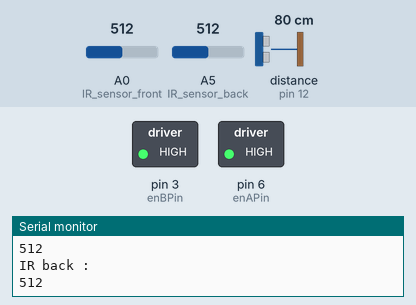
The sketch below on a simulated Arduino Uno, built with avr-gcc and run on an emulated ATmega328P. On the bench: switched loads named in the sketch (green lamp = pin HIGH), the last lines printed to the serial monitor. Dashed ring = blinking. The test bench sets the inputs (shaded band); at power-on: distance to the obstacle (sensor on pin 12) 80 cm, A0 (IR_sensor_front) = 512, A5 (IR_sensor_back) = 512. The echo pulse lasts 58.3 µs per cm.

Above: at 6.2 s.
6.3 s: distance to the obstacle (sensor on pin 12) set to 22 cm
9.8 s: distance to the obstacle (sensor on pin 12) set to 17 cm
At 11.0 s:
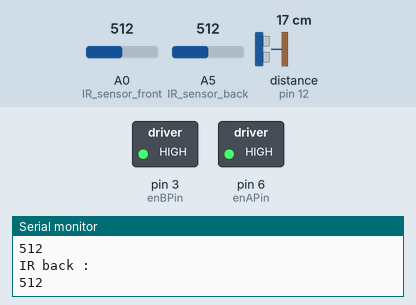
11.4 s: distance to the obstacle (sensor on pin 12) set to 35 cm
At 11.8 s:
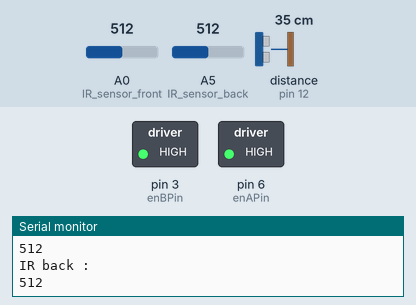
14.9 s: A0 (IR_sensor_front) set to 106
19.1 s: A0 (IR_sensor_front) set to 88
22.6 s: A5 (IR_sensor_back) set to 636
26.1 s: A5 (IR_sensor_back) set to 666
Timing chart, 0 to 30.6 s (numbered marks = the images above; inputs shaded):
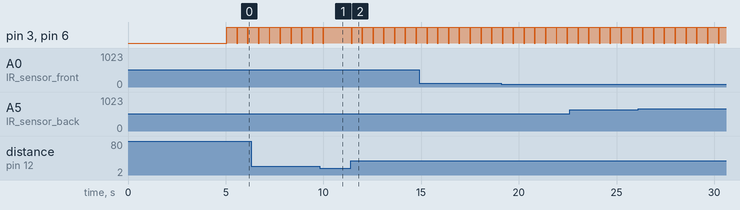

Measured:
- the behaviour switches between 20 and 19 cm on distance to the obstacle (sensor on pin 12) (found by bisection; images 0 and 1)
- after the input at 9.8 s, pin 3 (enBPin), pin 6 (enAPin): goes on until 10.0 s, then stays HIGH
- after the input at 11.4 s, pin 3 (enBPin), pin 6 (enAPin): alternates HIGH for 0.50 s and LOW for 0.05 s, starting at once
- by itself, pin 3 (enBPin), pin 6 (enAPin): alternates HIGH for 0.50 s and LOW for 0.05 s

The sketch:

CODE_SIMPLE_V1.0.ino
```cpp
#include <Ultrasonic.h> //Librería que facilita el uso de sensores ultrasonicos, con ella no es necesario definir los trig and
//echo pin, sino que se usa la notacion Ultrasonic ultrasonic()

//LINK LIBRERIA: https://github.com/ErickSimoes/Ultrasonic/tree/master


Ultrasonic ultrasonic(13,12);

//Pines asociados a motores
const int IN1=7;
const int IN2=5;
const int IN3=4;
const int IN4=2;
const int enAPin = 6; // Pin para control PWM del motor DC IZQUIERDO
const int enBPin = 3; // Pin para control PWM del motor DC DERECHO

//Pines analógicos asociados a Sensores IR
#define IR_sensor_front A0 // Sensor IR delantero
#define IR_sensor_back A5 // Sensor IR trasero
int distance ;

void setup()
{
Serial.begin(9600);
delay (5000); // Esperamos 5 segundos antes de partir
}
void loop()
{

 int IR_front = analogRead(IR_sensor_front); //Leemos sensor delantero
 int IR_back = analogRead(IR_sensor_back);   //Leemos sensor trasero
 distance = ultrasonic.read();  //Leemos distancia ultrasonico
 ROTATE(200); // Rotacion si (distance < 20){
    Stop();
    while (distance < 20 ) {
    FORWARD(255);
    distance = ultrasonic.read();
    IR_front = analogRead(IR_sensor_front);
    IR_back = analogRead(IR_sensor_back);
    if ( IR_front > 650 || IR_back > 650 ) { break;}
    delay(10); }


 if (IR_front < 650 )  // < 650 means white line // aun en testeo estos valores
   {
   Stop();
   delay (50);
   BACKWARD(255);
   delay (500);
   }

 if (IR_back < 650 )  //
   {
   Stop();
   delay (50);
   FORWARD(255);
   delay (500);
   }

//Debugging
  Serial.print("Distance in CM: ");
  Serial.println(distance);
  Serial.println("IR front :");
  Serial.println(IR_front);
  Serial.println("IR back :");
  Serial.println(IR_back);


} //FUNCIONES PARA CONTROL DE MOTORES//------
void FORWARD (int Speed){
  //When we want to let Motor To move forward,
  // just void this part on the loop section .
  analogWrite(enAPin, Speed);  // Set motor A speed
  analogWrite(enBPin, Speed);  // Set motor B speed
  digitalWrite(IN1,HIGH);
  digitalWrite(IN2,LOW);
  digitalWrite(IN3,HIGH);
  digitalWrite(IN4,LOW);
}//--------------------------------------------
void BACKWARD (int Speed){
  //When we want to let Motor To move forward,
  // just void this part on the loop section .
  analogWrite(enAPin, Speed);  // Set motor A speed
  analogWrite(enBPin, Speed);  // Set motor B speed
  digitalWrite(IN1,LOW);
  digitalWrite(IN2,HIGH);
  digitalWrite(IN3,LOW);
  digitalWrite(IN4,HIGH);
}//--------------------------------------------
void ROTATE (int Speed)
{
  //When we want to let Motor To Rotate ,
  // just void this part on the loop section .
  analogWrite(enAPin, Speed);  // Set motor A speed
  analogWrite(enBPin, Speed);  // Set motor B speed
  digitalWrite(IN1,HIGH);
  digitalWrite(IN2,LOW);
  digitalWrite(IN3,LOW);
  digitalWrite(IN4,HIGH);
}//--------------------------------------------
void Stop(){
  //When we want to  Motor To stop ,
  // just void this part on the loop section .
  analogWrite(enAPin, 0);  // Set motor A speed
  analogWrite(enBPin, 0);  // Set motor B speed
  digitalWrite(IN1,LOW);
  digitalWrite(IN2,LOW);
  digitalWrite(IN3,LOW);
  digitalWrite(IN4,LOW);
}

// Parte a incluir para hacer que el sumbot se encienda solo cuando no detecta un enemigo.

 // if (distance >= 20 && IR_front <= 650 && IR_back <= 650)
 // {
//    Rotate();
 //   delay(1000); // Time of rotation
//    Stop();
//  }
//  else
//  {
```
